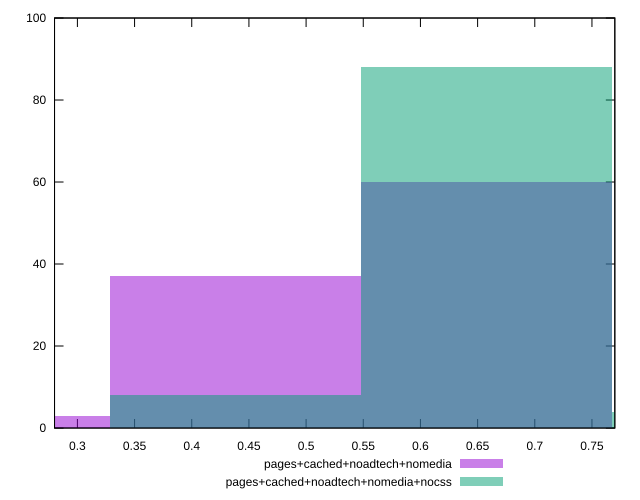

Reproduce this figure in gnuplot.
reset

$pagesCachedNoadtechNomedia <<EOF
0.43836473825767347 37
0.6575471073865102 60
0.21918236912883673 3
EOF

$pagesCachedNoadtechNomediaNocss <<EOF
0.6575471073865102 88
0.43836473825767347 8
0.8767294765153469 4
EOF

set key outside below
set boxwidth 0.21918236912883673
set xrange [0.28:0.77]
set yrange [0:100]
set trange [0:100]
set style fill transparent solid 0.5 noborder
set terminal svg size 640, 500 enhanced background rgb 'white'
set output "report_00014_2021-02-09T15:56:05.503Z/meta/score/comparison/histogram/3_vs_4.svg"

plot $pagesCachedNoadtechNomedia title "pages+cached+noadtech+nomedia" with boxes, \
     $pagesCachedNoadtechNomediaNocss title "pages+cached+noadtech+nomedia+nocss" with boxes

reset
